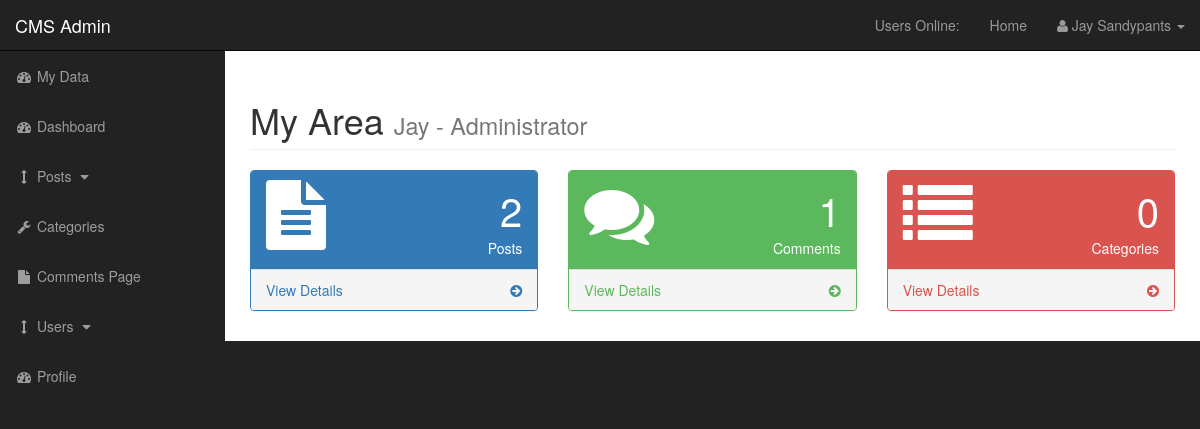
The page /admin (signed in) on the database its author committed.
### tables this page shows
CREATE TABLE `users` (
  `user_id` int(3) NOT NULL,
  `username` varchar(255) NOT NULL,
  `user_password` varchar(255) NOT NULL,
  `user_firstname` varchar(255) NOT NULL,
  `user_lastname` varchar(255) NOT NULL,
  `user_email` varchar(255) NOT NULL,
  `user_image` text NOT NULL,
  `user_role` varchar(255) NOT NULL,
  `randSalt` varchar(255) NOT NULL DEFAULT '$2y$10$iusesomecrazystrings22',
  `token` text NOT NULL
);

### admin/functions.php (called while the page is built, shortened)
<?php
function query($query){
    global $connection;
    $result = mysqli_query($connection, $query);
    return $result;
}
function count_records($result){
    return mysqli_num_rows($result);
}
function get_all_user_posts(){
    return query("SELECT * FROM posts WHERE user_id=".loggedInUserId()."");
}
function get_all_posts_user_comments(){
    return query("SELECT * FROM posts
    INNER JOIN comments ON posts.post_id = comments.comment_post_id
    WHERE user_id=".loggedInUserId()."");
}
function get_all_user_categories(){
    return query("SELECT * FROM categories WHERE user_id=".loggedInUserId()."");
}
function isLoggedIn(){
    if(isset($_SESSION['user_role'])){
      return true;
    }
      return false;
}
function loggedInUserId(){
    if(isLoggedIn()){
        $result = query("SELECT * FROM users WHERE username='" . $_SESSION['username'] ."'");
        $user = mysqli_fetch_array($result);
        return mysqli_num_rows($result) >= 1 ? $user['user_id'] : false;
    }
    return false;
}
?>

### admin/index.php (the view, shortened to what this page needs)
<?php include "includes/admin_header.php";?>
<?php
$post_count = count_records(get_all_user_posts());
$comment_count = count_records(get_all_posts_user_comments());
$category_count = count_records(get_all_user_categories());
?>
    <div id="wrapper">
        <?php include "includes/admin_navigation.php" ?>
        <div id="page-wrapper">
            <div class="container-fluid">
                <div class="row">
                    <div class="col-lg-12">
                        <h1 class="page-header">
                            My Area
                            <small><?php echo $_SESSION['username'] ?> - <?php echo $_SESSION['user_role'] ?></small>
                        </h1>
                    </div>
                </div>
        <div class="row">
            <div class="col-lg-4 col-md-6">
                <div class="panel panel-primary">
                    <div class="panel-heading">
                        <div class="row">
                            <div class="col-xs-3">
                                <i class="fa fa-file-text fa-5x"></i>
                            </div>
                            <div class="col-xs-9 text-right">
                                <?php echo  "<div class='huge'>{$post_count}</div>" ?>
                                <div>Posts</div>
                            </div>
                        </div>
                    </div>
                    <a href="posts.php">
                        <div class="panel-footer">
                            <span class="pull-left">View Details</span>
                            <span class="pull-right"><i class="fa fa-arrow-circle-right"></i></span>
                            <div class="clearfix"></div>
                        </div>
                    </a>
                </div>
            </div>
        <div class="col-lg-4 col-md-6">
            <div class="panel panel-green">
                <div class="panel-heading">
                    <div class="row">
                        <div class="col-xs-3">
                            <i class="fa fa-comments fa-5x"></i>
                        </div>
                        <div class="col-xs-9 text-right">
                          <?php echo  "<div class='huge'>{$comment_count}</div>" ?>
                          <div>Comments</div>
                        </div>
                    </div>
                </div>
                <a href="comments.php">
                    <div class="panel-footer">
                        <span class="pull-left">View Details</span>
                        <span class="pull-right"><i class="fa fa-arrow-circle-right"></i></span>
                        <div class="clearfix"></div>
                    </div>
                </a>
            </div>
        </div>
        <div class="col-lg-4 col-md-6">
            <div class="panel panel-red">
                <div class="panel-heading">
                    <div class="row">
                        <div class="col-xs-3">
                            <i class="fa fa-list fa-5x"></i>
                        </div>
                        <div class="col-xs-9 text-right">
                         <?php echo  "<div class='huge'>{$category_count}</div>" ?>
                       <div>Categories</div>
                        </div>
                    </div>
                </div>
                <a href="categories.php">
                    <div class="panel-footer">
                        <span class="pull-left">View Details</span>
                        <span class="pull-right"><i class="fa fa-arrow-circle-right"></i></span>
                        <div class="clearfix"></div>
                    </div>
                </a>
            </div>
        </div>
    </div>
            </div>
        </div>
<?php include "includes/admin_footer.php"; ?>
<link rel="stylesheet" href="https://cdnjs.cloudflare.com/ajax/libs/toastr.js/latest/css/toastr.min.css" />

### admin/css/sb-admin.css (style rules this page uses)
body { margin-top: 100px; background-color: #222; }
@media (min-width:768px) { body { margin-top: 50px; } }
#wrapper { padding-left: 0; }
#page-wrapper { width: 100%; padding: 0; background-color: #fff; }
.huge { font-size: 50px; line-height: normal; }
@media (min-width:768px) { #wrapper { padding-left: 225px; } }
@media (min-width:768px) { #page-wrapper { padding: 10px; } }
.huge { font-size: 40px; }
.panel-green { border-color: #5cb85c; }
.panel-green .panel-heading { border-color: #5cb85c; color: #fff; background-color: #5cb85c; }
.panel-green a { color: #5cb85c; }
.panel-red { border-color: #d9534f; }
.panel-red .panel-heading { border-color: #d9534f; color: #fff; background-color: #d9534f; }
.panel-red a { color: #d9534f; }

### rows shown on the page
users: user_id "2", user_id "1", user_id "0"

### other values the page prints
$_SESSION['firstname'] "Jay"
$_SESSION['lastname'] "Sandypants"
$_SESSION['username'] "Jay"
$_SESSION['user_role'] "Administrator"
